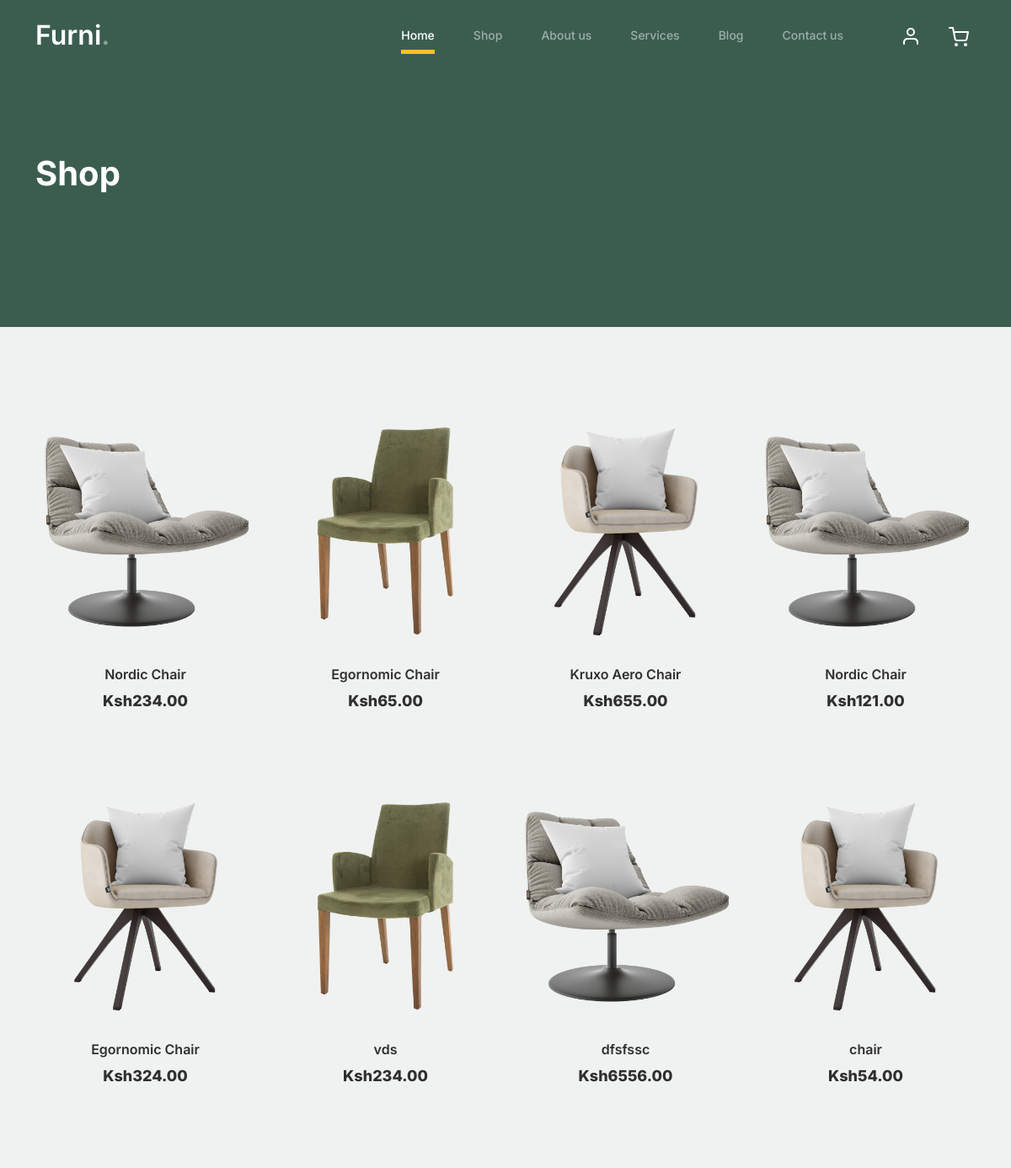
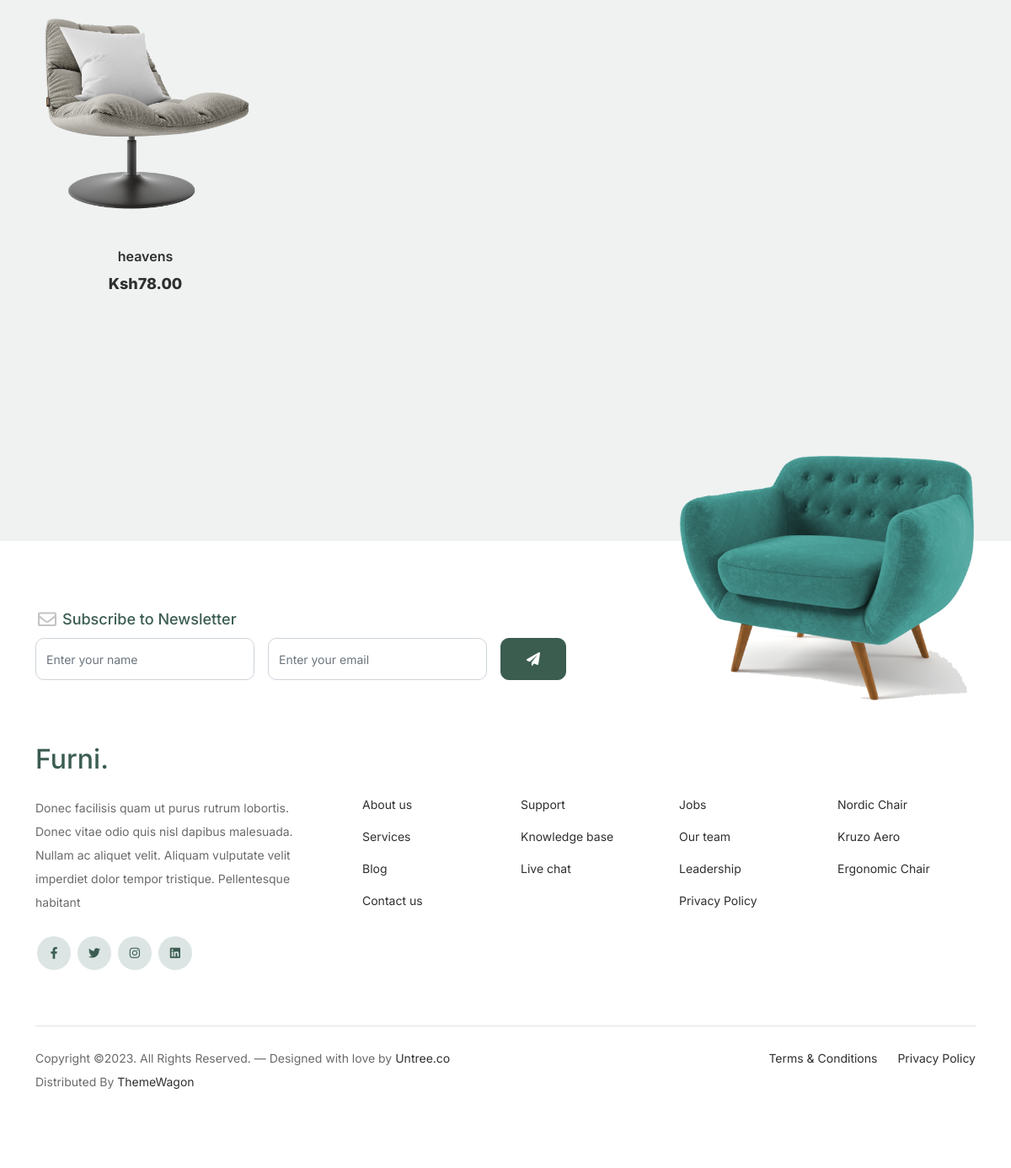
Page /shop on the committed database (2 pictures, top to bottom).
### app/models.py (models this page shows, shortened)
class ShopItem(models.Model):
    name = models.CharField(max_length=50, blank=False)
    price = models.DecimalField(max_digits=6, decimal_places=2)
    image = models.ImageField(upload_to='shopItems', default='shopitem.png')

### app/views.py (the view)
# urls.py: path('shop', views.shop, name="shop"),
def shop(request):
    item = ShopItem.objects.all()
    return render(request, 'shop.html', {'nav': 'shop', 'items':item})

### app/templates/shop.html (shortened to what this page needs)
{% extends 'master.html' %}
{% load static %}
{% block main %}
			<div class="hero">
				<div class="container">
					<div class="row justify-content-between">
						<div class="col-lg-5">
							<div class="intro-excerpt">
								<h1>Shop</h1>
							</div>
						</div>
						<div class="col-lg-7">
						</div>
					</div>
				</div>
			</div>
		<div class="untree_co-section product-section before-footer-section">
		    <div class="container">
		      	<div class="row">
                    {% for x in items %}
					<div class="col-12 col-md-4 col-lg-3 mb-5">
						<a class="product-item" href="#">
							<img src="/media/{{ x.image }}" class="img-fluid product-thumbnail">
							<h3 class="product-title">{{ x.name }}</h3>
							<strong class="product-price">Ksh{{ x.price }}</strong>
						</a>
					</div>
                    {% endfor %}
		      	</div>
		    </div>
		</div>
{% endblock %}

### app/static/css/style.css (style rules this page uses)
body { overflow-x: hidden; position: relative; }
body { font-family: "Inter", sans-serif; font-weight: 400; line-height: 28px; color: #6a6a6a; font-size: 14px; background-color: #eff2f1; }
a { text-decoration: none; -webkit-transition: .3s all ease; -o-transition: .3s all ease; transition: .3s all ease; color: #2f2f2f; text-decoration: underline; }
.hero { background: #3b5d50; padding: calc(4rem - 30px) 0 0rem 0; }
@media (min-width: 768px) { .hero { padding: calc(4rem - 30px) 0 4rem 0; } }
@media (min-width: 992px) { .hero { padding: calc(8rem - 30px) 0 8rem 0; } }
.hero .intro-excerpt { position: relative; z-index: 4; }
@media (min-width: 992px) { .hero .intro-excerpt { max-width: 450px; } }
.hero h1 { font-weight: 700; color: #ffffff; margin-bottom: 30px; }
.product-section { padding: 7rem 0; }
.product-section .product-item { text-align: center; text-decoration: none; display: block; position: relative; padding-bottom: 50px; cursor: pointer; }
.product-section .product-item .product-thumbnail { margin-bottom: 30px; position: relative; top: 0; -webkit-transition: .3s all ease; -o-transition: .3s all ease; transition: .3s all ease; }
.product-section .product-item h3 { font-weight: 600; font-size: 16px; }
.product-section .product-item strong { font-weight: 800 !important; font-size: 18px !important; }
.product-section .product-item h3, .product-section .product-item strong { color: #2f2f2f; text-decoration: none; }
.product-section .product-item:before { bottom: 0; left: 0; right: 0; position: absolute; content: ""; background: #dce5e4; height: 0%; z-index: -1; border-radius: 10px; -webkit-transition: .3s all ease; -o-transition: .3s all ease; transition: .3s all ease; }
.before-footer-section { padding: 7rem 0 12rem 0 !important; }
.untree_co-section { padding: 7rem 0; }

### rows in the picture
ShopItem: image (picture), name "Nordic Chair", price "234.00"
ShopItem: image (picture), name "Egornomic Chair", price "65.00"
ShopItem: image (picture), name "Kruxo Aero Chair", price "655.00"
ShopItem: image (picture), name "Nordic Chair", price "121.00"
ShopItem: image (picture), name "Egornomic Chair", price "324.00"
ShopItem: image (picture), name "vds", price "234.00"
ShopItem: image (picture), name "dfsfssc", price "6556.00"
ShopItem: image (picture), name "chair", price "54.00"
ShopItem: image (picture), name "heavens", price "78.00"
